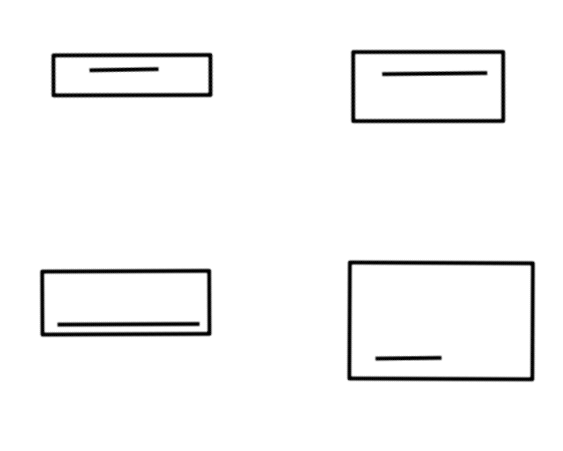
#> input picture Task 2/aligned_rectangles.png, 563 x 451 px
$ python rectangle_numbering.py
#> lines starting #> are read from the running program, lines starting #| are printed output that depends on the picture; after the words box and inside, x2 and y2 are one past the last pixel; in counts of white or black regions, pixels touching at a corner belong together
import cv2
import matplotlib.pyplot as plt
import numpy as np
import math

# config------------------------------
IMAGE_PATH = "aligned_rectangles.png"
# first rectangle image size
# is retrieved manually through ms.pain
RECTANGLE_FIRST_SIZE = (200,250)
# coordinate of two endpoints of the base of each rectangles
BASE_LINES = [[(50,75),(209,118)],[(359, 134,), (505,95)],[(203, 291),(56, 375)],[(328, 343), (489, 435)]]


# helper functions
def calculate_dist(box):
    """Takes box as an input i.e a list of coordinates of
    4 points of a rectangular box"""
    #p1 (min(x,y)) and p2(min(x,y))
    #distance (p2 - p1)
    p1 = box[0]
    p2 = box[0]
    for point in box:
        if point[0] > p2[0]:
            p2 = point
        if point[0] < p1[0]:
            p1 = point
    return ((p2[0]-p1[0])**2 + (p2[1] - p1[0])**2)**1/2


def find_line_length(image):
    """This function takes cropped image of a rectangle
    returns the length of the inner line of the rectangle
    Note that it uses calculate_dist function
    """
    image = image.astype(np.uint8)
    kernel = np.array([[-1,-1,-1], [-1,10,-1], [-1,-1,-1]])
    image = cv2.filter2D(image, -1, kernel)
    _, thresh = cv2.threshold(image, 127, 255, 0)
    contours, _ = cv2.findContours(thresh, 1,cv2.RETR_TREE)
    #contours 0 contain child contours : an assumption
    cnt = contours[0]
    rect = cv2.minAreaRect(cnt)
    box = cv2.boxPoints(rect)
    return calculate_dist(box)


def length_order_encoder(length_list):
    """This function takes a list of numbers particularly a list of distance
    and returns the rank of the distance in descending order
    for instance: a list contains two elements, if the first element is
    greater that the second then the return encoded list is [1,0]"""

    sorted_list = sorted(length_list, reverse=True)
    rank = [1+sorted_list.index(x) for x in length_list ]
    return rank


def merge_images(final_image_shape,
                 list_images,
                 rectangle_first_size=RECTANGLE_FIRST_SIZE):
    """It merges the given list of aligned rectangular images.
    It takes the shape of the image after merged and list of images"""

    merged_image = np.ones(final_image_shape) * 255 # initialize all the pixels are white, it is not mandatory
    merged_image[:rectangle_first_size[0],
                 :rectangle_first_size[1]] = list_images[0]
    merged_image[:rectangle_first_size[0],
                 rectangle_first_size[1]:] = list_images[1]
    merged_image[rectangle_first_size[0]:,
                 :rectangle_first_size[1]] = list_images[2]
    merged_image[rectangle_first_size[0]:,
                 rectangle_first_size[1]:] = list_images[3]
    return merged_image


def run(show_image = True, save_image = True):
    # loading aligned image
#> called with show_image = True, save_image = True
    image = cv2.imread(IMAGE_PATH)
#> image is the input picture: shape (451, 563, 3); min 0, max 255, mean 246.1
    # transforming into gray image
    gray_image = cv2.cvtColor(image,cv2.COLOR_BGR2GRAY)

    # cropping the image into four different image each of them contains each rectangle of the given figure
    rectangle_first_image = gray_image[:RECTANGLE_FIRST_SIZE[0],:RECTANGLE_FIRST_SIZE[1]]
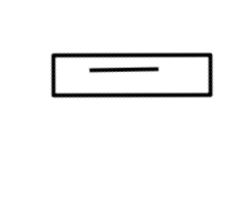
#> rectangle_first_image: shape (200, 250); min 0, max 255, mean 245.8
    rectangle_second_image = gray_image[:RECTANGLE_FIRST_SIZE[0],RECTANGLE_FIRST_SIZE[1]:]
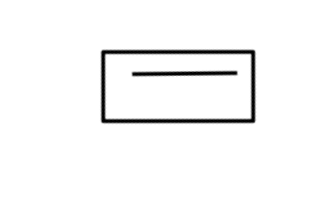
#> rectangle_second_image: shape (200, 313); min 0, max 255, mean 246.5
    rectangle_third_image = gray_image[RECTANGLE_FIRST_SIZE[0]:,:RECTANGLE_FIRST_SIZE[1]]
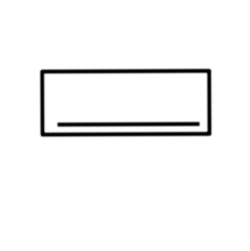
#> rectangle_third_image: shape (251, 250); min 0, max 255, mean 245.4
    rectangle_fourth_image = gray_image[RECTANGLE_FIRST_SIZE[0]:,RECTANGLE_FIRST_SIZE[1]:]
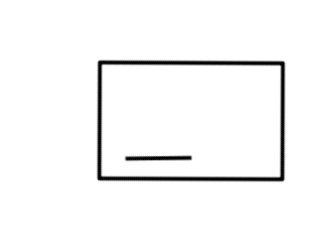
#> rectangle_fourth_image: shape (251, 313); min 0, max 255, mean 246.6

    rect_images = [rectangle_first_image, rectangle_second_image, rectangle_third_image, rectangle_fourth_image]

    # extract the length of the inner line of each rectangle
    length = []
    for rect in rect_images:
        length.append(find_line_length(rect))
#> this loop made 4 passes
#> box in find_line_length on passes 2 to 4: [[131, 76.8], [130.9, 71.03], [237, 69.68], [237.1, 75.45]], [[56.06, 127], [55.99, 122.1], [200, 120], [200, 125]], [[124, 161], [123.9, 155.3], [191.9, 154.3], [192, 160]]
#> pass 1, in find_line_length, `_, thresh = cv2.threshold(image, 127, 255, 0)`:
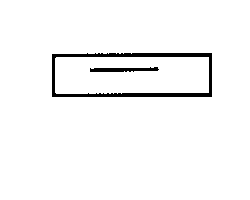
#> thresh: shape (200, 250); 96.7% white; 2 black regions, box (x1, y1, x2, y2) and area: (52, 53, 212, 97) 1391, (90, 67, 159, 72) 246
#> pass 2, in find_line_length (call 2), `_, thresh = cv2.threshold(image, 127, 255, 0)`:
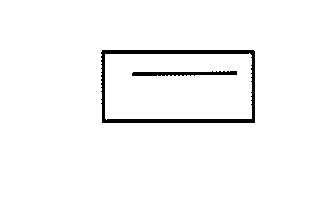
#> thresh: shape (200, 313); 96.8% white; 2 black regions, box (x1, y1, x2, y2) and area: (101, 50, 255, 123) 1642, (132, 71, 237, 76) 373
#> after the loop, length = [2608.5, 7169.1, 12754.4, 2966.9]

    # encode the length into ranks
    length_rank = length_order_encoder(length)
#> in length_order_encoder, `sorted_list = sorted(length_list, reverse=True)`: sorted_list = [12754.4, 7169.1, 2966.9, 2608.5]
#> in length_order_encoder, `rank = [1+sorted_list.index(x) for x in length_list ]`: rank = [4, 2, 1, 3]
#> length_rank = [4, 2, 1, 3]

    #put the rank test as an image caption

    for index,image in enumerate(rect_images):
        cv2.putText(image,str(length_rank[index]),(image.shape[1]//2,image.shape[0]-image.shape[0]//6 ), cv2.FONT_HERSHEY_SIMPLEX, 1, (0, 0, 0), 3)
#> this loop made 4 passes

    # merged all the images of aligned rectangles
    final_image = merge_images(gray_image.shape,rect_images)
#> in merge_images, `merged_image[rectangle_first_size[0]:, rectangle_first_size[1]:] = lis..`:
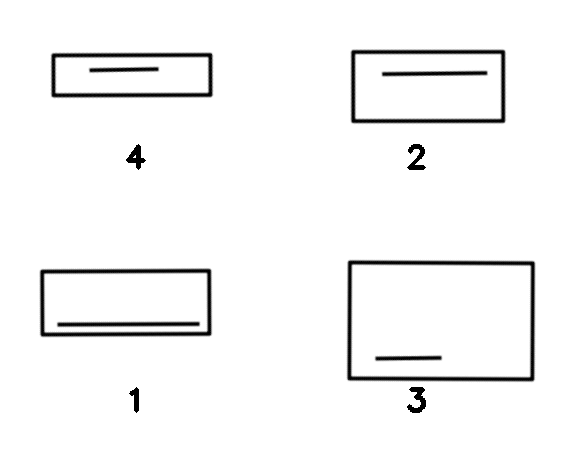
#> merged_image: shape (451, 563) float64; min 0, max 255, mean 245.3

    # save the final aligned image
    if save_image:
        cv2.imwrite("numbered_rectangles.png",final_image)

    # display image
    if show_image:
        plt.imshow(final_image,cmap="gray")
        plt.title("numbered images")
        plt.show()


if __name__ == "__main__":
    run()
